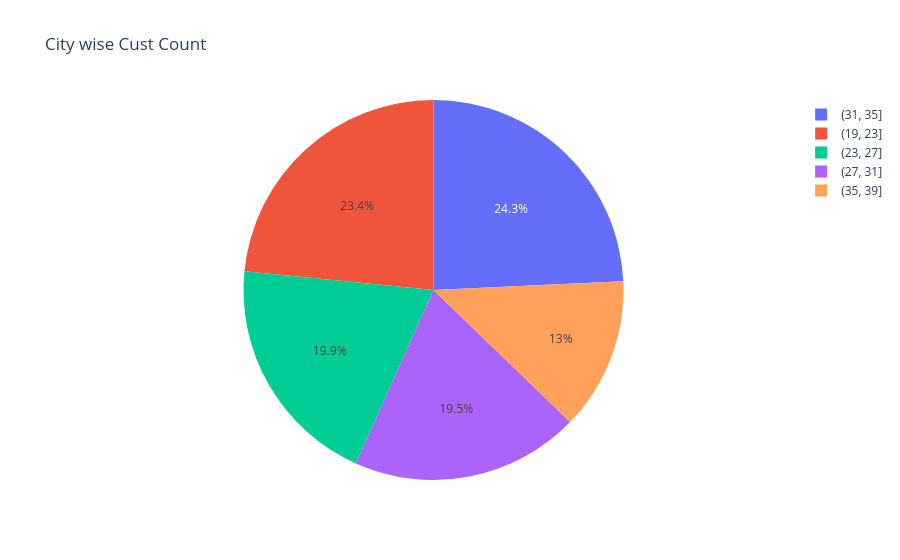

Notebook source saved alongside this figure:
### Code cell
fig2 = px.pie(data_frame=q3,names='Age_Range',values ='count' ,title ='Age Range % distribution')
fig2.show()

### Figure 1 — Plotly figure (JSON) as saved in the notebook; plotly's stock layout.template omitted (floating-point values rounded to 4 significant figures)
{"data": [{"domain": {"x": [0, 1], "y": [0, 1]}, "hovertemplate": "Age_Range=%{label}<br>count=%{value}<extra></extra>", "labels": ["(31, 35]", "(19, 23]", "(23, 27]", "(27, 31]", "(35, 39]"], "legendgroup": "", "name": "", "showlegend": true, "type": "pie", "values": [116, 112, 95, 93, 62]}], "layout": {"legend": {"tracegroupgap": 0}, "title": {"text": "City wise Cust Count"}}}
